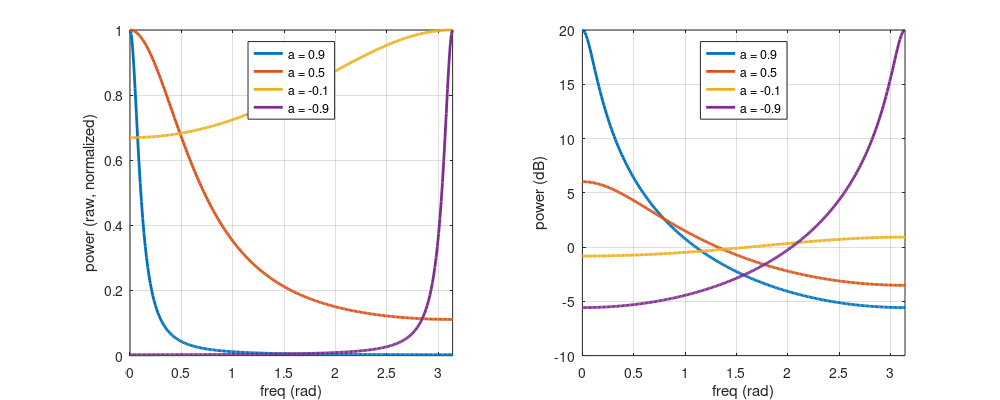

Write the MATLAB code that produced this figure.
sigma2 = 1;
aList = [0.9, 0.5, -0.1, -0.9];
w = linspace(0, pi, 255);

fig1 = figure(94); clf;

for k = 1:numel(aList)
    a = aList(k);
    psd = sigma2 ./ (1 - 2*a*cos(w) + a.^2);
    subplot(1,2,1); hold all;
    plot(w, psd ./ max(psd), 'LineWidth', 2)
    subplot(1,2,2); hold all;
    plot(w, 10*log10(psd), 'LineWidth', 2)
    lgdStr{k} = sprintf('a = %.1f', a);
end

subplot(1,2,1);
legend(lgdStr, 'Location', 'North')
xlabel('freq (rad)'); xlim([0, pi]); grid on;
ylabel('power (raw, normalized)');
set(gca, 'box', 'on');

subplot(1,2,2);
legend(lgdStr, 'Location', 'North')
xlabel('freq (rad)'); xlim([0, pi]); grid on;
ylabel('power (dB)');
set(gca, 'box', 'on');

set(gcf, 'PaperPosition', [0 0 10 4], 'PaperSize', [10 4]);
saveas(gcf, 'ar_psd.pdf');